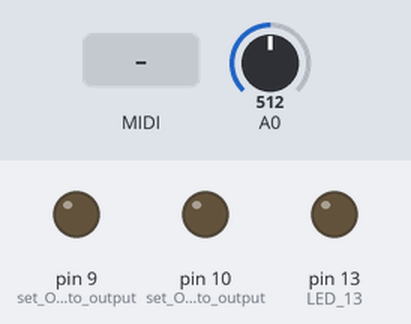
The sketch below on a simulated Arduino Uno, built with avr-gcc and run on an emulated ATmega328P. Parts: output pins drawn as LEDs (lit = HIGH). Dashed ring = blinking. Inputs (shaded band) come from the test bench; at power-on: A0 = 512. MIDI output is not drawn.

Above: at 0.1 s.
At 2.3 s:
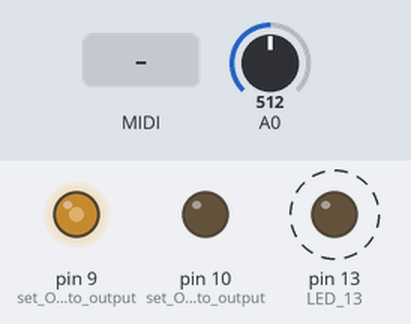
2.4 s: MIDI note 36 received
5.4 s: MIDI note 48 received
Timing chart, 0 to 14.4 s (numbered marks = the images above; inputs shaded):
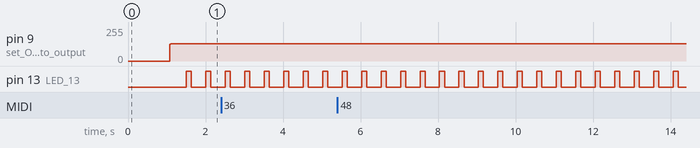

Measured:
- by itself, pin 13 (LED_13): alternates HIGH for 0.13 s and LOW for 0.37 s

The sketch:

PlayABit.ino
```cpp
#include <SPI.h>
#include <MIDI.h>

#include "drumkit.h"

MIDI_CREATE_DEFAULT_INSTANCE();

const int notes[] = {
  2093, 2217, 2349,    // other octaves by dividing by power of 2
  2489, 2637, 2794, 2960,   //C7 - B7
  3136, 3322, 3520, 3729, 3951
};

#define PULSE 0
#define SAW 1
#define TRI 2
#define NOISE 3

#define PRESS 1
#define RELEASE 0

struct oscillatorStruct {
  volatile unsigned int ticks;
  volatile unsigned int phase;
  volatile byte waveform;  //0:square 1:saw 2:triangle  3:noise
  volatile byte dutyCycle; //only for square
  volatile byte volume;
};

struct oscillatorStruct oscillators[8];

struct channelStruct {
  volatile byte note;  //done
  volatile byte glissandoRate;  //done
  volatile byte glissando;  //done
  volatile unsigned int vibratoPhase;
  volatile byte arpegioTimer; //done
  volatile boolean burst;
  volatile byte instrument;
};

struct channelStruct channels[8];

struct keyStruct {
  volatile boolean pressed;
  volatile byte channel;
  volatile boolean update;
};

struct keyStruct keys[128];

byte lastChannel = 0;

// volatile variables used in ISR
volatile int outputA = 0;


//not volatile variables
byte arpegioTimer = 0;
byte arpegioDelay = 4;  //if another key is pressed within 0.2s start arpedio mode
boolean arpegioMode = false;
boolean glissandoMode = true;
boolean burst = false;
byte releaseRate = 0;      // 1 = 2,5 secs
unsigned int vibratoTics = 4  * 65535UL/100;  // 1 = 1Hz
byte vibratoAmp = 8;
boolean started = false;
unsigned int trackTics = 4  * 65535UL/100;  // frequency of a track (there are 8 grups of 8 tracks) must be a divisor of 100
unsigned int trackPhase = 0;
byte trackCount = 0;
boolean trackOn;

boolean recording = true;
boolean replaying = false;
byte loopTables[8][8][4];


byte globalInstrument = PULSE;
byte globalDutyCycle = 127; //50%: 127   25%: 63  12.5%: 31

void setup(){
  setupTimer();

  pinMode(13, OUTPUT);  //LED 13
  arpegioTimer = 0;

  //start melody
  oscillators[0].dutyCycle = 127;
  oscillators[0].volume = 50;
  oscillators[0].waveform = PULSE;
  oscillators[1].waveform = NOISE;

  setFreq(0, midi2Freq( 88 ));
  delay(100);
  setFreq(0, midi2Freq( 100 ));
  for(int i=50;i>=0;i--){
    oscillators[0].volume = i;
    delay(20);
  }


  MIDI.begin(1);

  for(int i=0;i<8;i++){
    channels[i].note = 0;
    channels[i].glissandoRate = 1;
    channels[i].glissando = 0;
    channels[i].vibratoPhase = 0;
    channels[i].instrument = globalInstrument;

    oscillators[i].dutyCycle = globalDutyCycle;
    oscillators[i].volume = 0;
    oscillators[i].waveform = TRI;
  }

  for(int i=0;i<127;i++){
    keys[i].pressed = false;
    keys[i].channel = 0;
    keys[i].update = false;
  }

  started = true;

}

void loop(){

    while(MIDI.read()){
      byte note = MIDI.getData1();
      byte data2 = MIDI.getData2();
      switch(MIDI.getType()){
        case midi::NoteOn:
          playNote(PRESS, note, globalInstrument);
          if(recording){
            byte noteEvent[4] = {true, PRESS, note, globalInstrument};
            for(int i=0;i<8;i++){
              if(loopTables[trackCount][i][0] == false){
                loopTables[trackCount][i][0] = true; loopTables[trackCount][i][1] = PRESS; loopTables[trackCount][i][2] = note; loopTables[trackCount][i][3] = globalInstrument;
                break;
              }
            }
          }
          break;

        case midi::NoteOff:
          playNote(RELEASE, note, globalInstrument);
          if(recording){
            byte noteEvent[4] = {true, RELEASE, note, globalInstrument};
            for(int i=0;i<8;i++){
              if(loopTables[trackCount][i][0] == false){
                loopTables[trackCount][i][0] = true; loopTables[trackCount][i][1] = RELEASE; loopTables[trackCount][i][2] = note; loopTables[trackCount][i][3] = globalInstrument;
                break;
              }
            }
          }
          break;

        default:
          break;
      }
    }

    //arpegio
    for(int i=0;i<8;i++){

      if(channels[i].arpegioTimer == 0){
        channels[i].arpegioTimer = arpegioDelay;

        byte newNote = channels[i].note-1;
        for(int j=0;j<127;j++){  //recorremos todas las notas a ver si alguna esta asociada al canal 1
          newNote &= ~(1 << 7);
          if(keys[newNote].pressed == true && keys[newNote].channel == i && channels[i].note != newNote){
            channels[i].note = newNote;
            keys[newNote].update = true;

            break;
          }
          newNote -= 1;
        }

      }

    }
    //~~


    //READING VALUES FROM POTENTIMETER
    int waveVal = analogRead(A0);
    if(waveVal < 342) globalInstrument = PULSE;
    else if(waveVal < 683) globalInstrument = TRI;
    else if(waveVal < 1024) globalInstrument = SAW;
    //else if(waveVal < 1024) globalInstrument = NOISE;

}

void playNote(boolean pressed, byte data1, byte instrument){
  if(pressed){
    for(int i=0;i<8;i++){
      if(glissandoMode && arpegioTimer > 0 && data1-1 == channels[lastChannel].note){ //if note pressed in glissando mode
        byte g = midi2Freq(data1) - midi2Freq(channels[lastChannel].note);
        channels[lastChannel].glissando = g;
        channels[lastChannel].note = data1;
        keys[data1].channel = lastChannel;
        keys[data1].pressed = true;
        keys[data1-1].pressed = false;
        keys[data1].update = true;
        keys[data1-1].update = true;
        break;
      }
      else if(arpegioMode && arpegioTimer > 0){  //else if note pressed in arpegio mode
        keys[data1].channel = lastChannel;
        keys[data1].pressed = true;
        break;
      }
      else if(keys[channels[i].note].pressed == false){  //else normal note
        channels[i].note = data1;
        channels[i].instrument = instrument;
        lastChannel = i;
        keys[data1].channel = lastChannel;
        keys[data1].pressed = true;
        keys[data1].update = true;
        if(burst) channels[i].burst = true;
        break;
      }
    }
    arpegioTimer = arpegioDelay;
  }
  else{
    keys[data1].pressed = false;
    channels[keys[data1].channel].note = 0;
  }
}

void playBackNote(boolean pressed, byte data1, byte instrument, byte channel){
  if(pressed){
    channels[channel].note = data1;
    channels[channel].instrument = instrument;
    channels[channel].note = data1;
    keys[data1].pressed = true;
    keys[data1].update = true;
  }
  else{
     keys[data1].pressed = false;
     channels[channel].note = 0;
  }
}

void setupTimer(){

  pinMode(9, OUTPUT);  //set OC1A pin to output
  pinMode(10, OUTPUT);  //set OC1B pin to output

  cli(); //stop all interrupts

  //iniciamos los registros a 0
  TCCR1A = 0;
  TCCR1B = 0;

  //para el modo FAST PWM ponemos los bits
  //WGM10: 0; WGM11: 1; WGM12: 1; WGM13: 1;
  //al poner WGM10 a 0 utilizaremos ICR1

  TCCR1A |= 1 << WGM11;
  TCCR1B |= 1 << WGM12;

  //prescalar 1 (001) CS12 CS11 CS10
  TCCR1B |= 1 << CS10;

  TCCR1A |= 1 << COM1A1;
  TCCR1A |= 1 << COM1B1;

  //ponemos los counters con el valor adecuado
  ICR1 = 511;
  OCR1A = 0;
  OCR1B = 0;

  //activamos el overflow interrupr del time 1 para que se ejecute
  //la funcion que queremos
  TIMSK1 |= 1 << TOIE1;

  //~~~~TIMER 2 100Hz
  TCCR2A = 0;
  TCCR2B = 0;

  TCNT2 = 0; //initial counter value (99)
  OCR2A = 156; //156*100 = 16000000/1024

  TCCR2A |= 1 << WGM21;  //CTC MODE
  TCCR2B |= 1 << CS20; //Prescaler 1024
  TCCR2B |= 1 << CS21;
  TCCR2B |= 1 << CS22;

  TIMSK2 |= 1 << OCIE2A; //interrupt en el match

  sei(); //start all interrupts

}

ISR (TIMER2_COMPA_vect)  {

  if(!started) return;
  //Timer 2 called at 100Hz


  //LOOPS
  int trackTime = trackPhase >> 8;

  if(trackTime >= 128 && !trackOn){
    trackOn = true;


    //replay loop
    if(replaying){
      for(int i=0;i<8;i++){
        if(loopTables[trackCount][i][0] == true){
          playBackNote(loopTables[trackCount][i][1], loopTables[trackCount][i][2], loopTables[trackCount][i][3], i);
        }
      }
    }

    trackCount++;
    if(trackCount%2 == 0){
      digitalWrite(13, HIGH);
      //playBackNote(PRESS, 60, PULSE, 7);
    }
    if(trackCount >= 8){
      trackCount = 0;
    }
  }
  else if(trackTime < 128 && trackOn){
    digitalWrite(13, LOW);
    //playBackNote(RELEASE, 50, PULSE, 7);
    trackOn = false;
  }

  trackPhase += trackTics;
  // END OF LOOPS

  if(arpegioTimer > 0){
    arpegioTimer--;
  }


  for(int i=0;i<8;i++){

    //arpegio update
    if(arpegioMode && channels[i].arpegioTimer > 0){
      channels[i].arpegioTimer--;
    }

    //glissando update
    if(glissandoMode && channels[i].glissando > 0){
      keys[channels[i].note].update = true;
      if(channels[i].glissando <= channels[i].glissandoRate) channels[i].glissando = 0;
      else channels[i].glissando -= channels[i].glissandoRate;
    }

    //burst update
    if(burst){
      if(channels[i].burst && arpegioTimer > 0) channels[i].instrument = NOISE;
      else if(channels[i].burst){
        channels[i].instrument = globalInstrument;
        channels[i].burst = false;
      }
    }

    //vibrato
    channels[i].vibratoPhase += vibratoTics;
    unsigned int vibrato = (vibratoAmp * (channels[i].vibratoPhase >> 8)) >> 8;
    vibrato *= 2;
    if(vibrato >= vibratoAmp)  vibrato = vibratoAmp*2-vibrato;
    if(vibratoTics <= 0) vibrato = vibratoAmp;


    //update volume, instrument and frequency

    if(keys[channels[i].note].pressed == true){
      oscillators[i].volume = 64-vibratoAmp+vibrato;  //sound always has a vibrato
      //oscillators[i].volume = 64;
      if(oscillators[i].waveform != channels[i].instrument ) oscillators[i].waveform = channels[i].instrument;
      if(keys[channels[i].note].update == true){  //as the frequency is a more sensitive value to update, we only do it when the update flag is on
        setFreq(i, midi2Freq(channels[i].note)-channels[i].glissando);
        keys[channels[i].note].update = false;
      }
    }
    else if(keys[channels[i].note].pressed == false){
      if(releaseRate == 0){
        oscillators[i].volume = 0;
      }
      else{
        if(oscillators[i].volume >= releaseRate) oscillators[i].volume -= releaseRate;
        else oscillators[i].volume = 0;
      }
    }

  }

}

ISR(TIMER1_OVF_vect)  {
  unsigned int ticks;
  byte phaseLow;
  byte volume;
  byte waveform;
  byte duty;
  byte loopVar;
  byte waveVal;

  OCR1A = outputA;

  __asm__ volatile (
  "ldi %A[outputA], 0"  "\n\t"
  "ldi %B[outputA], 0"  "\n\t"  //these 2 lines bring outputA to 0
  "ldi %[loopVar], 8"  "\n\t"  //this line start the counter at 8 for the loop
  "LoopBegin:"  "\n\t"
  //Loop 8 times

  //loads the 2 bytes of the ticks var of the oscillator
  "ld %A[ticks], %a[oscBaseAddress]+"  "\n\t"
  "ld %B[ticks], %a[oscBaseAddress]+"  "\n\t"
  //we load the low byte of the phase var
  "ld %[phaseLow], %a[oscBaseAddress]"  "\n\t"
  //the high byte of the phase var is the value of the wave (sawtooth)
  "ldd %[waveVal], %a[oscBaseAddress]+1"  "\n\t"

  //add the ticks to the phase variable (and the wave value)
  "ldi r21, 0"  "\n\t"
  "add %[phaseLow], %A[ticks]"  "\n\t"
  "adc %[waveVal], %B[ticks]"  "\n\t"
  "rol r21"  "\n\t"

  //end noise shift

  //we update the phase var of the oscillator with the new calculated ones
  "st %a[oscBaseAddress]+,%[phaseLow]"  "\n\t"
  "st %a[oscBaseAddress]+,%[waveVal]"  "\n\t"

  //we load the waveform of the oscillator (unused for now)
  //and also the duty value
  "ld %[waveform],%a[oscBaseAddress]+"  "\n\t"
  "ld %[dutyVol],%a[oscBaseAddress]+"  "\n\t"

  //"tst %[dutyVol]"  "\n\t"
  //"breq BreakLoop"  "\n\t"

  //"tst %[waveform]"  "\n\t" //we check what waveform we have setup
  //"brne NotSquare"  "\n\t"

  "cpi %[waveform], 1"  "\n\t"  //Esto es una especie de switch
  "breq Saw"  "\n\t"
  "cpi %[waveform], 2"  "\n\t"
  "breq Triangle"  "\n\t"
  "cpi %[waveform], 3"  "\n\t"
  "breq Noise"  "\n\t"

  //from here the phaseLow variable will be the wave level

  //square branch

  "cp %[waveVal], %[dutyVol]"  "\n\t" //we compare the wave value to the duty volume
  "brlo SquareOff"  "\n\t"
  "ser %[phaseLow]"  "\n\t"    //if waveVal > duty then the wave is high
  "rjmp VolumeMult"  "\n\t"
  "SquareOff:"  "\n\t"
  "clr %[phaseLow]"  "\n\t"    //if waveVal < duty then the wave is low
  "rjmp VolumeMult"  "\n\t"

  "Saw:"  "\n\t"  //saw branch

  "mov %[phaseLow],%[waveVal]"  "\n\t"
  "rjmp VolumeMult"  "\n\t"

  "Triangle:"  "\n\t"  //triangle branch

  "lsl %[waveVal]"  "\n\t" //left shift phase
  "brcc Ascending"  "\n\t"
  "com %[waveVal]"  "\n\t" //if there is a carry do a xor
  "Ascending:"  "\n\t" //if ascending do nothing else

  //MASK triangle into 4 bits
  "cbr %[waveVal], 15"  "\n\t" //cbr clears the bits in register, its like 'register AND NOT mask' so for example cbr 170, 15 = 10101010 AND (11111111 - 00001111) = 10100000
  //that means that from 0 to 15 the wave value is 0,  from 16 to 31 the value is 16, from 32 to 47 the value is 31 etc...
  //~~

  "mov %[phaseLow],%[waveVal]"  "\n\t"  //ascending part if triangle
  "rjmp VolumeMult"  "\n\t"

  "Noise:"  "\n\t"  //This is the branch if its not a triangle

  //noise shift
  "tst r21"  "\n\t" //we check what waveform we have setup
  "brne EndShift"  "\n\t"
  "ldi r20, 2"  "\n\t"
  "lsl r8"  "\n\t"
  "rol r9"  "\n\t"
  "brvc EndShift"  "\n\t"
  "eor r8, r20"  "\n\t"
  "EndShift:"  "\n\t"
  "mov %[phaseLow], r9"  "\n\t"
  "rjmp VolumeMult"  "\n\t"


  //"Another:"  "\n\t"  //new branch

  "VolumeMult:"  "\n\t"  //volume 0 to 255
  //we load the volume var of the oscillator into dutyVol
  "ld %[dutyVol],%a[oscBaseAddress]+"  "\n\t"
  "mul %[phaseLow],%[dutyVol]"  "\n\t"
  "clr r0"  "\n\t"


  //CENTRAMOS SEÑAL  añade 32 operaciones extra
  "ldi r20, 64"  "\n\t" //usamos 64 porque es 512 / 8 ya que el volumen total es 512 y pueden haber 8 canales cada uno con volumen maximo de 64
  "sub r20, %[dutyVol]"  "\n\t" //substraemos a 64 el volumen actual
  "lsr r20"  "\n\t" //desplazamos el registro a la derecha para dividirlo por 2.  ej: si el volumen es 64  r20 = (64-64)/2 = 0     si el volumen es 32 r20 = (64-32)/2 = 16;
  "add r1,r20"  "\n\t"  //le sumamos al valor de la onda r20 para centrarla
  //


  "add %A[outputA],r1"  "\n\t"
  "adc %B[outputA],r0"  "\n\t"  //outputA puede ir de 0 a 511 por lo que el volumen maximo es 512/8 = 64

  //End of loop
  //"BreakLoop:"
  "dec %[loopVar]"  "\n\t"
  "brne LoopBegin"  "\n\t" //if loopVar > 0 go to LoopBegin
  :
  [ticks] "=&d" (ticks),
  [phaseLow] "=&d" (phaseLow),
  [waveform] "=&d" (waveform),
  [dutyVol] "=&d" (duty),
  [loopVar] "=&d" (loopVar),
  [outputA] "=&d" (outputA),
  [waveVal] "=&d" (waveVal)
  :
  [oscBaseAddress] "y" (&oscillators[0].ticks)
  :
  "r1", "r21", "r20"
  );

}

void setFreq(int voice, int freq)  {
  int ticks = freq*65535UL/31250;
  oscillators[voice].ticks = ticks;
}

int midi2Freq(byte note)  {
  byte noteIndex = (note) % 12;  //figure which value in note array corresponds to
  //  recieved MIDI note
  byte noteOctave = (note) / 12; //figure out what octave the note is
  int Hz = notes[noteIndex] / (0x200 >> noteOctave);
  return Hz;
}
```

Source omitted: drumkit.h (data table, 793 bytes)
